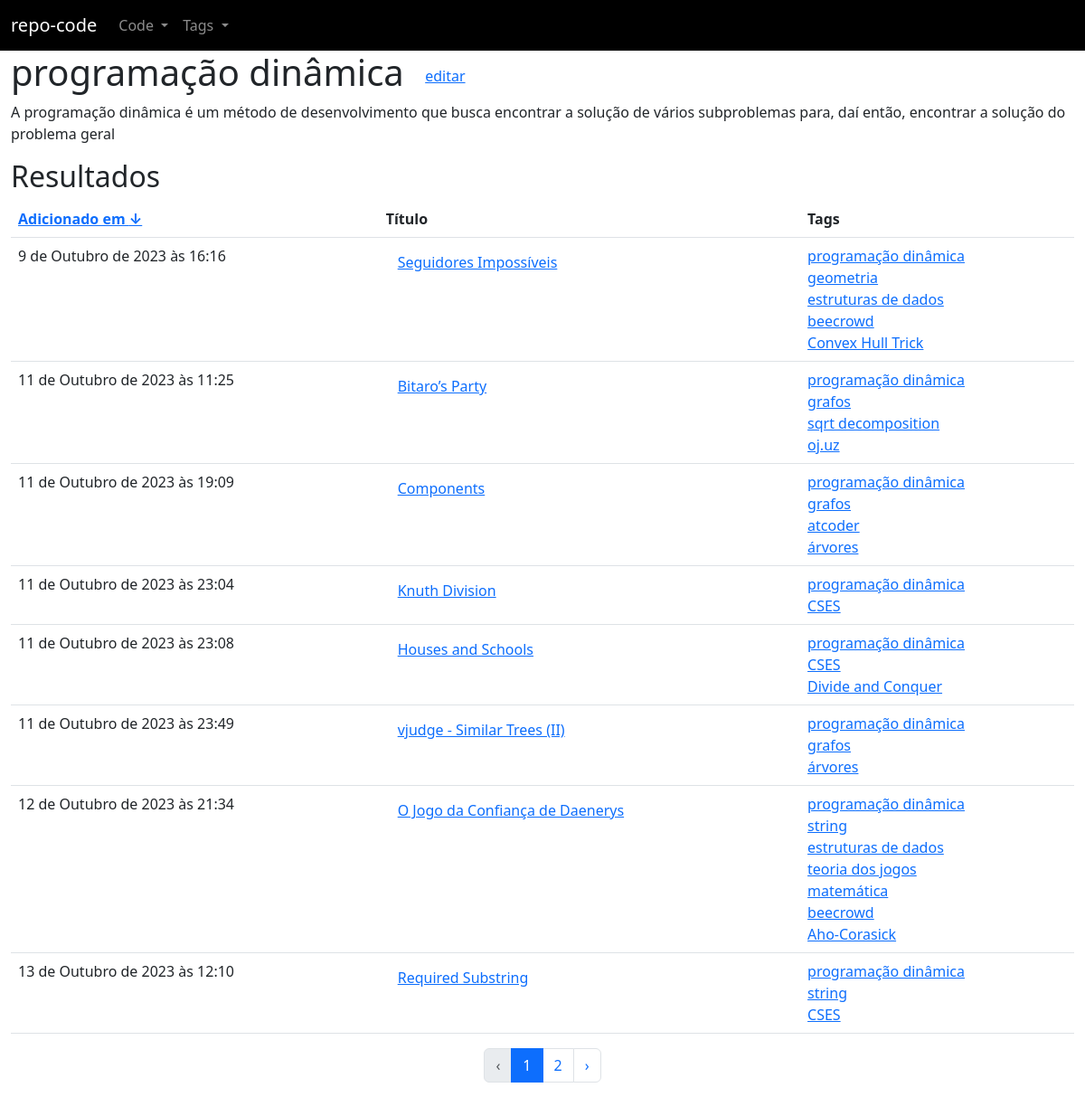
The app's page /repo/tag/1/ with its own data.
### repo/models.py (models this page shows, shortened)
class Tag(models.Model):
    name = models.CharField(max_length = 50)
    human_name = models.CharField(max_length = 50)
    description = models.TextField()

class Code(models.Model):
    LANGUAGE_CHOICES = (
        ("c++", "c++"),
        ("py", "python"),
        ("c", "c"),
        ("java", "java"),
        ("c#", "c#"),
        ("js", "javascript")
    )
    DICT_LANGUAGES_CHOICES = dict(LANGUAGE_CHOICES)
    title = models.CharField(max_length = 100)
    createdAt = models.DateTimeField(default = timezone.now)
    updatedAt = models.DateTimeField(default = timezone.now)
    description = models.TextField()
    source = models.TextField()
    tags = models.ManyToManyField(Tag)
    original = models.CharField(max_length = 100)
    language = models.CharField(max_length = 10, choices = LANGUAGE_CHOICES)

### repo/tag_views.py (the view)
# urls.py: path('<int:key>/', tag_views.tag_results, name = 'repo_tag_view'),
@require_http_methods(['GET'])
def tag_results(request, key):
    MAX_ITEMS_PER_PAGE = 8
    page = int(request.GET.get('page', 1))
    asc = int(request.GET.get('asc', 1))
    low = (page - 1) * MAX_ITEMS_PER_PAGE
    high = page * MAX_ITEMS_PER_PAGE
    try:
        tag = Tag.objects.get(pk = key)
    except ObjectDoesNotExist as ex:
        return render(request, '404.html', {'message': ex})
    total_results = tag.code_set.count()
    sources = tag.code_set.order_by(['-', ''][asc] + 'createdAt')[low : high]
    URL_FLIP_CREATEDAT_PARAMS = {'page': page, 'asc': asc ^ 1}
    URL_FLIP_CREATEDAT = f"{reverse('repo_tag_view', args = [key])}?{urlencode(URL_FLIP_CREATEDAT_PARAMS)}"
    URL_PREVIOUS_PARAMS = {
        'page': page - 1,
        'asc': asc
    }
    URL_PREVIOUS = f"{reverse('repo_tag_view', args = [key])}?{urlencode(URL_PREVIOUS_PARAMS)}"
    URL_NEXT_PARAMS = {
        'page': page + 1,
        'asc': asc
    }
    URL_FIRST_PARAMS = {'page': 1, 'asc': asc ^ 1}
    URL_FIRST = f"{reverse('repo_tag_view', args = [key])}?{urlencode(URL_FIRST_PARAMS)}"
    URL_NEXT = f"{reverse('repo_tag_view', args = [key])}?{urlencode(URL_NEXT_PARAMS)}"
    URL_PAGES = []
    start_delta = max(1, page - 2) - page
    for delta in range(start_delta, start_delta + 5):
        p = page + delta
        if p > 0 and (p - 1) * MAX_ITEMS_PER_PAGE < total_results:
            URL_PARAMS = {'page': p, 'asc': asc}
            URL = f"{reverse('repo_tag_view', args = [key])}?{urlencode(URL_PARAMS)}"
            URL_PAGES.append((p, p == page , URL))
    return render(request, 'tag/tag.html', {'tag' : tag,
    'sources' : sources,
    'URL_FLIP_CREATEDAT': URL_FLIP_CREATEDAT,
    'asc' : asc,
    'URL_PAGES': URL_PAGES,
    'total_results': total_results,
    'URL_PREVIOUS': URL_PREVIOUS if page > 1 else None,
    'URL_NEXT': URL_NEXT if page * MAX_ITEMS_PER_PAGE < total_results else None,
    'URL_FIRST': URL_FIRST if len(URL_PAGES) and URL_PAGES[0][0] > 1 else None
    })

### repo/templates/tag/tag.html (shortened to what this page needs)
{% extends "base.html" %}
{% block 'main' %}
{% if sources.all.count > 0 %}
    <div class = "container-fluid">
    <div class = "row">
        <h1>
            {{ tag.human_name }}
            <a class = "btn btn-link" href = "{% url 'repo_tag_upd' tag.id %}"> editar </a>
        </h1>
    </div>
    <div class = "row">
        <p>
            {{ tag.description | safe }}
        </p>
    </div>
    <div class = "row">
        <h2>Resultados</h2>
    </div>
    <table class = "table">
        <thead>
            <tr>
                <th>
                    <a href = "{{ URL_FLIP_CREATEDAT }}">
                        Adicionado em
                        {% if asc %}
                            &#8595;
                        {% else %}
                            &#8593;
                        {% endif %}
                    </a>
                </th>
                <th>Título</th>
                <th>Tags</th>
            </tr>
        </thead>
        <tbody>
            {% for source in sources.all %}
                <tr>
                    <td>
                        {{ source.createdAt }}
                    </td>
                    <td>
                        <a href = "{% url 'repo_code_view' source.id %}" class = "btn btn-link">{{ source.title }}</a>
                    </td>
                    <td>
                        {% for tag in source.tags.all %}
                            <a href = "{% url 'repo_tag_view' tag.id %}">{{tag.human_name}}</a>
                            <br>
                        {% endfor %}
                    </td>
                </tr>
            {% endfor %}
        </tbody>
    </table>
    <nav>
        <ul class = "pagination justify-content-center">
            {% if URL_PREVIOUS %}
                <li class="page-item">
                    <a class="page-link" href="{{URL_PREVIOUS}}">&lsaquo;</a>
                </li>
            {% else %}
                <li class="page-item disabled">
                    <a class="page-link" href="#" tabindex="-1">&lsaquo;</a>
                </li>
            {% endif %}
            {% for page, current, URL in URL_PAGES %}
                {% if current %}
                <li class = "page-item active">
                    <a href = "{{URL}}" class = "page-link"> {{page}} </a>
                </li>
                {% else %}
                <div class = "page-item">
                    <a href = "{{URL}}" class = "page-link"> {{page}} </a>
                </div>
                {% endif %}
            {% endfor %}
            {% if URL_NEXT %}
                <li class="page-item">
                    <a class="page-link" href="{{URL_NEXT}}">&rsaquo;</a>
                </li>
            {% else %}
                <li class="page-item disabled">
                    <a class="page-link" href="#" tabindex="-1">&rsaquo;</a>
                </li>
            {% endif %}
        </ul>
    </nav>
</div>
{% else %}
        <h1 class = "text-center text-warning"> Nenhum resultado foi encontrado </h1>
            <p class="text-center">
                Tente outros parâmetros que fornecam um resultado válido
            </p>
{% endif %}
{% endblock %}

### records on screen
Tag: human_name "programação dinâmica", description "A programação dinâmica é um método de desenvolvimento que busca encontrar a solução de vários subproblemas para, daí então, encontrar a solução do problema geral"
Code: createdAt "9 de Outubro de 2023 às 16:16", title "Seguidores Impossíveis"
Tag: human_name "geometria"
Tag: human_name "estruturas de dados"
Tag: human_name "beecrowd"
Tag: human_name "Convex Hull Trick"
Code: createdAt "11 de Outubro de 2023 às 11:25", title "Bitaro’s Party"
Tag: human_name "grafos"
Tag: human_name "sqrt decomposition"
Tag: human_name "oj.uz"
Code: createdAt "11 de Outubro de 2023 às 19:09", title "Components"
Tag: human_name "atcoder"
Tag: human_name "árvores"
Code: createdAt "11 de Outubro de 2023 às 23:04", title "Knuth Division"
Tag: human_name "CSES"
Code: createdAt "11 de Outubro de 2023 às 23:08", title "Houses and Schools"
Tag: human_name "Divide and Conquer"
Code: createdAt "11 de Outubro de 2023 às 23:49", title "vjudge - Similar Trees (II)"
Code: createdAt "12 de Outubro de 2023 às 21:34", title "O Jogo da Confiança de Daenerys"
Tag: human_name "string"
Tag: human_name "teoria dos jogos"
Tag: human_name "matemática"
Tag: human_name "Aho-Corasick"
Code: createdAt "13 de Outubro de 2023 às 12:10", title "Required Substring"

### other values on screen
{{ page }} "1"
{{ page }} "2"
